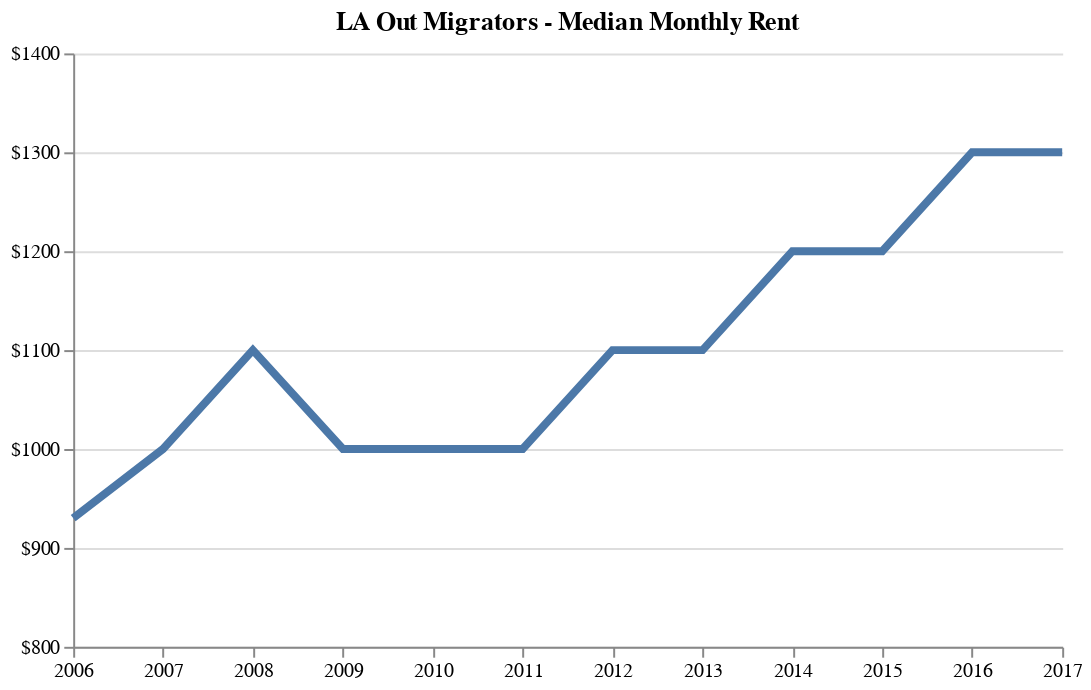

The notebook cell saved with this chart:
### Code cell
line1

### Figure 1 — Vega-Lite specification as saved in the notebook (floating-point values rounded to 4 significant figures)
{"$schema": "https://vega.github.io/schema/vega-lite/v2.6.0.json", "config": {"view": {"height": 300, "strokeWidth": 0, "width": 400}}, "data": {"name": "data-a2727c8baf040849e2e9ec54ade62a4e"}, "datasets": {"data-a2727c8baf040849e2e9ec54ade62a4e": [{"Rent": 930, "Year": "2006-01-01T00:00:00"}, {"Rent": 1000, "Year": "2007-01-01T00:00:00"}, {"Rent": 1100, "Year": "2008-01-01T00:00:00"}, {"Rent": 1000, "Year": "2009-01-01T00:00:00"}, {"Rent": 1000, "Year": "2010-01-01T00:00:00"}, {"Rent": 1000, "Year": "2011-01-01T00:00:00"}, {"Rent": 1100, "Year": "2012-01-01T00:00:00"}, {"Rent": 1100, "Year": "2013-01-01T00:00:00"}, {"Rent": 1200, "Year": "2014-01-01T00:00:00"}, {"Rent": 1200, "Year": "2015-01-01T00:00:00"}, {"Rent": 1300, "Year": "2016-01-01T00:00:00"}, {"Rent": 1300, "Year": "2017-01-01T00:00:00"}]}, "encoding": {"x": {"axis": {"grid": false, "labelFlush": false}, "field": "Year", "title": null, "type": "temporal"}, "y": {"axis": {"format": "$f"}, "field": "Rent", "scale": {"domain": [800, 1400]}, "title": null, "type": "quantitative"}}, "mark": {"strokeWidth": 4, "type": "line"}, "title": "LA Out Migrators - Median Monthly Rent", "width": 500}
